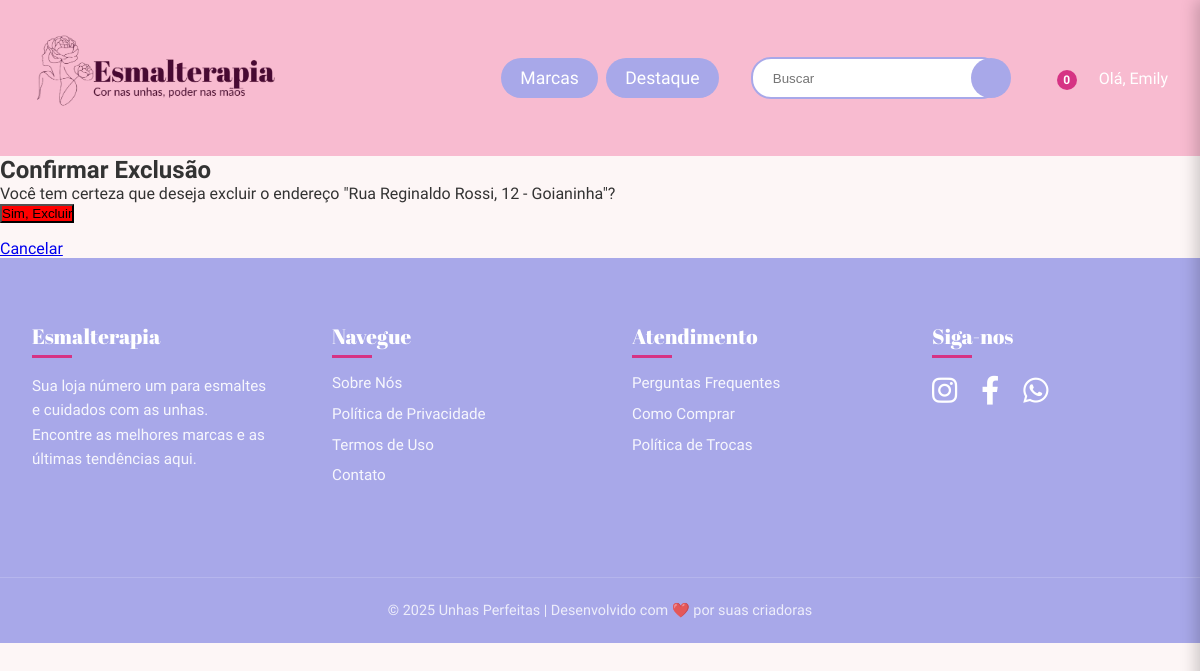
Page /meus-enderecos/deletar/6/ (signed in) on the committed database.
### core/models.py (models this page shows, shortened)
class Usuario(AbstractUser):
    cpf = models.CharField(max_length=14, unique=True, verbose_name='CPF', help_text="CPF do usuário, deve ser único.")
    telefone = models.CharField(max_length=15, blank=True, null=True, help_text="Telefone de contato do usuário.")
    email = models.EmailField(unique=True)
    favoritos = models.ManyToManyField(Produto, related_name='favoritado_por', blank=True)
    USERNAME_FIELD = 'email'
    REQUIRED_FIELDS = ['username', 'first_name', 'last_name']

class EnderecoUsuario(models.Model):
    usuario = models.ForeignKey(Usuario, on_delete=models.CASCADE, related_name='enderecos')
    logradouro = models.CharField(max_length=255)
    numero = models.CharField(max_length=20)
    complemento = models.CharField(max_length=100, blank=True, null=True)
    bairro = models.CharField(max_length=100, null=True, blank=True)
    cidade = models.CharField(max_length=100)
    estado = models.CharField(max_length=2, help_text="Sigla do estado, ex: SP")
    cep = models.CharField(max_length=9, help_text="Formato 00000-000")
    def __str__(self):
        return f"{self.logradouro}, {self.numero} - {self.cidade}"

### core/views.py (the view)
# urls.py: path('meus-enderecos/deletar/<int:endereco_id>/', views.deletar_endereco, name='deletar_endereco'),
@login_required
def deletar_endereco(request, endereco_id):
    endereco = get_object_or_404(EnderecoUsuario, id=endereco_id, usuario=request.user)
    if request.method == 'POST':
        endereco.delete()
        messages.success(request, 'Endereço excluído com sucesso!')
        return redirect('gerenciar_enderecos')
    return render(request, 'core/deletar_endereco_confirm.html', {'endereco': endereco})

### core/templates/core/deletar_endereco_confirm.html (shortened to what this page needs)
{% extends 'core/base.html' %}
{% block content %}
<div class="auth-container">
    <div class="auth-box">
        <h2>Confirmar Exclusão</h2>
        <p>Você tem certeza que deseja excluir o endereço "{{ endereco }}"?</p>
        <form method="post">
            <button type="submit" style="background-color: red;">Sim, Excluir</button>
            <a href="{% url 'gerenciar_enderecos' %}" style="display: block; margin-top: 1rem;">Cancelar</a>
        </form>
    </div>
</div>
{% endblock %}

### core/templates/core/base.html (shortened to what this page needs)
{% load static %}
<!DOCTYPE html>
<html lang="pt-br">
<head>
    <link rel='stylesheet' href='{% static "core/css/base.css" %}'>
    <link rel='stylesheet'
        href='https://cdn-uicons.flaticon.com/2.6.0/uicons-regular-rounded/css/uicons-regular-rounded.css'>
    <link rel="stylesheet" href="https://cdnjs.cloudflare.com/ajax/libs/font-awesome/6.0.0-beta3/css/all.min.css">
</head>
<body>
    <header class="main-header">
        <div class="header-left">
            <div class="logo-container">
                <a href="{% url 'home' %}"><img src="{% static 'core/img/logo-loja-1.png' %}" alt="Unhas Perfeitas"></a>
            </div>
        </div>
        <div class="header-right">
            <nav class="main-nav">
                <ul class="nav-menu">
                    <li class="dropdown">
                        <a href="#">Marcas</a>
                    </li>
                    <li class="dropdown">
                        <a href="#">Destaque</a>
                    </li>
                </ul>
            </nav>
            <form action="{% url 'busca' %}" method="get" class="search-bar">
                <input type="text" name="q" placeholder="Buscar">
                <button type="submit"></button>
            </form>
            <div class="user-actions">
                <a href="{% url 'ver_carrinho' %}" title="Carrinho" class="cart-icon">
                    <span class="cart-count">
                        {% if request.session.carrinho %}  {{ request.session.carrinho|length }}
                        {% else %}                       0
                        {% endif %}                      </span>
                </a>
                {% if user.is_authenticated %}
                <a href="{% url 'perfil' %}" title="Minha Conta" class="user-profile-link">
                    <span>Olá, {{ user.first_name|default:user.username }}</span>
                </a>
                {% else %}
                <a href="{% url 'login' %}" class="login-link">Entrar</a>
                <a href="{% url 'registro' %}" class="register-link">Cadastrar</a>
                {% endif %}
            </div>
        </div>
    </header>
    <main>
        {% block content %}{% endblock %}
    </main>
    <footer class="main-footer">
        <div class="container footer-container">
            <div class="footer-column">
                <h3 class="footer-title">Esmalterapia</h3>
                <p>Sua loja número um para esmaltes e cuidados com as unhas. Encontre as melhores marcas e as últimas
                    tendências aqui.</p>
            </div>
            <div class="footer-column">
                <h3 class="footer-title">Navegue</h3>
                <ul class="footer-links">
                    <li><a href="#">Sobre Nós</a></li>
                    <li><a href="#">Política de Privacidade</a></li>
                    <li><a href="#">Termos de Uso</a></li>
                    <li><a href="#">Contato</a></li>
                </ul>
            </div>
            <div class="footer-column">
                <h3 class="footer-title">Atendimento</h3>
                <ul class="footer-links">
                    <li><a href="#">Perguntas Frequentes</a></li>
                    <li><a href="#">Como Comprar</a></li>
                    <li><a href="#">Política de Trocas</a></li>
                </ul>
            </div>
            <div class="footer-column">
                <h3 class="footer-title">Siga-nos</h3>
                <div class="social-icons">
                    <a href="#" class="social-icon" title="Instagram"><i class="fab fa-instagram"></i></a>
                    <a href="#" class="social-icon" title="Facebook"><i class="fab fa-facebook-f"></i></a>
                    <a href="#" class="social-icon" title="WhatsApp"><i class="fab fa-whatsapp"></i></a>
                </div>
            </div>
        </div>
        <div class="footer-bottom">
            <p>© {% now "Y" %} Unhas Perfeitas | Desenvolvido com ❤️ por suas criadoras</p>
        </div>
    </footer>
</body>
</html>

### core/static/core/css/base.css (style rules this page uses)
:root { --cor-primaria: #F8BBD0; --cor-secundaria: #A8A8E9; --cor-destaque: #d63384; --cor-texto: #333; --cor-fundo: #fdf6f6; --cor-branco: #ffffff; --fonte-principal: 'Afacad', sans-serif; --fonte-titulo: 'Abril Fatface', serif; --sombra-suave: 0 4px 12px rgba(0, 0, 0, 0.08); }
* { margin: 0; padding: 0; box-sizing: border-box; }
body { background-color: var(--cor-fundo); font-family: var(--fonte-principal); color: var(--cor-texto); }
.container { max-width: 1200px; margin: 0 auto; padding: 0 1rem; }
.main-header { display: flex; justify-content: space-between; align-items: center; background-color: var(--cor-primaria); padding: 0.5rem 2rem; position: relative; z-index: 10; }
.header-left { flex-shrink: 0; }
.logo-container img { height: 140px; display: block; }
.header-right { display: flex; align-items: center; gap: 2rem; }
.main-nav .nav-menu { display: flex; list-style: none; gap: 0.5rem; }
.nav-menu li a { text-decoration: none; color: var(--cor-branco); font-size: 1.1rem; font-weight: 500; padding: 0.6rem 1.2rem; display: block; background: var(--cor-secundaria); border-radius: 20px; transition: background-color 0.3s ease; }
.dropdown { position: relative; }
.search-bar { display: flex; align-items: center; }
.search-bar input { padding: 0.7rem 1rem; padding-left: 20px; border: none; border-radius: 20px; width: 250px; border: 2px solid var(--cor-secundaria); }
.search-bar button { background: var(--cor-secundaria); border: none; cursor: pointer; color: var(--cor-branco); width: 40px; height: 40px; border-radius: 50%; margin-left: -30px; display: flex; justify-content: center; align-items: center; transition: background-color 0.3s ease; }
.user-actions { display: flex; align-items: center; gap: 1.5rem; }
.user-actions a { color: var(--cor-branco); font-size: 1.6rem; text-decoration: none; position: relative; display: flex; align-items: center; gap: 0.5rem; transition: transform 0.2s ease; }
.user-actions .user-profile-link span { font-size: 1rem; font-weight: 500; }
.cart-icon .cart-count { position: absolute; top: -8px; right: -10px; background: var(--cor-destaque); border-radius: 50%; width: 20px; height: 20px; font-size: 12px; display: flex; justify-content: center; align-items: center; font-weight: bold; }
.main-footer { background-color: var(--cor-secundaria); color: var(--cor-branco); padding: 4rem 0 1.5rem 0; font-size: 0.95rem; }
.footer-container { display: grid; grid-template-columns: repeat(auto-fit, minmax(220px, 1fr)); gap: 2rem; padding-bottom: 2rem; }
.footer-column { padding: 0 1rem; }
.footer-title { font-family: var(--fonte-titulo); font-size: 1.3rem; margin-bottom: 1.5rem; color: var(--cor-branco); position: relative; font-weight: 500; }
.footer-title::after { content: ''; position: absolute; left: 0; bottom: -8px; height: 3px; width: 40px; background-color: var(--cor-destaque); }
.footer-column p { line-height: 1.6; opacity: 0.9; }
.footer-links { list-style: none; }
.footer-links li { margin-bottom: 0.8rem; }
.footer-links a { color: var(--cor-branco); text-decoration: none; opacity: 0.9; transition: all 0.3s ease; }
.social-icons { display: flex; gap: 1.5rem; }
.social-icon { color: var(--cor-branco); font-size: 1.8rem; transition: transform 0.3s ease, color 0.3s ease; }
.footer-bottom { text-align: center; margin-top: 3rem; padding-top: 1.5rem; border-top: 1px solid rgba(255, 255, 255, 0.2); font-size: 0.9rem; opacity: 0.8; }

### rows in the picture
Usuario: first_name "Emily"
EnderecoUsuario: logradouro+numero+cidade "Rua Reginaldo Rossi, 12 - Goianinha"
